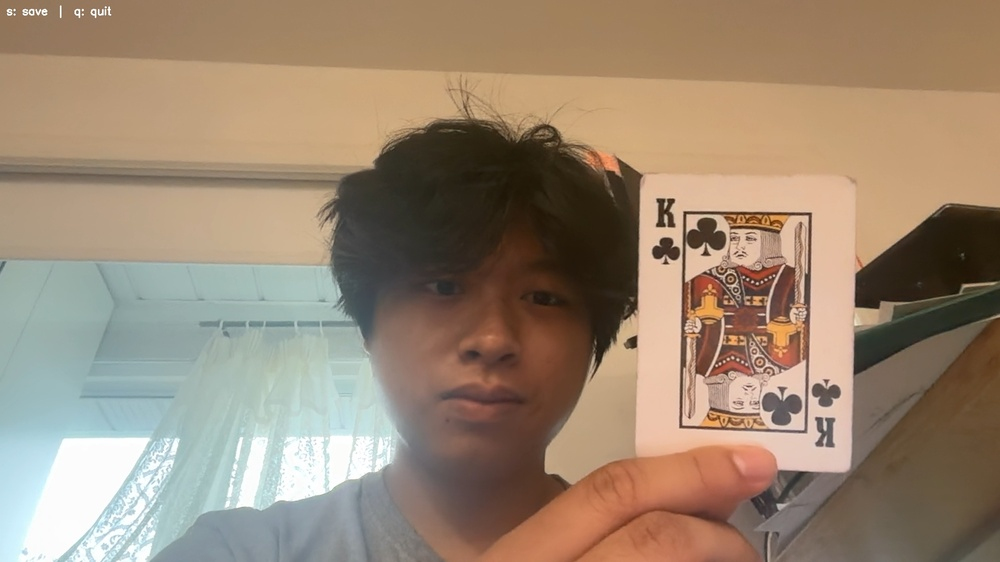
#> input picture packages/card-recognition/data/frames/frame_1757296421474.jpg, 1000 x 562 px, shrunk from 1920 x 1080 before the run; its folder holds only this picture in this run
$ python process_frames.py
#> lines starting #> are read from the running program, lines starting #| are printed output that depends on the picture; after the words box and inside, x2 and y2 are one past the last pixel; in counts of white or black regions, pixels touching at a corner belong together
#> in main, img is the input picture: shape (562, 1000, 3); mean B, G, R 114.9, 135.3, 154.8
from pathlib import Path
import glob
import cv2 as cv
import numpy as np

ROOT = Path(__file__).resolve().parents[1]
FRAMES_DIR = ROOT / "data" / "frames"
CARDS_DIR = ROOT / "data" / "cards"
CARDS_DIR.mkdir(parents=True, exist_ok=True)

OUT_W, OUT_H = 200, 300
CANNY_LOW, CANNY_HIGH = 50, 200  # Increased for better edge detection
DILATE_ITERS = 2
MIN_AREA_FRAC = 0.0005  # Reduced from 0.002 - was too restrictive
APPROX_EPS_FRAC = 0.015
ASPECT_MIN, ASPECT_MAX = 0.55, 0.85  # Slightly wider range for different angles

def order_quad(pts):
    pts = np.array(pts, dtype=np.float32)
    s = pts.sum(axis=1)
    diff = np.diff(pts, axis=1).reshape(-1)
    tl = pts[np.argmin(s)]
    br = pts[np.argmax(s)]
    tr = pts[np.argmin(diff)]
    bl = pts[np.argmax(diff)]
    return np.array([tl, tr, br, bl], dtype=np.float32)

def find_quads(image, debug=False):
#> called with debug = True
    gray = cv.cvtColor(image, cv.COLOR_BGR2GRAY)
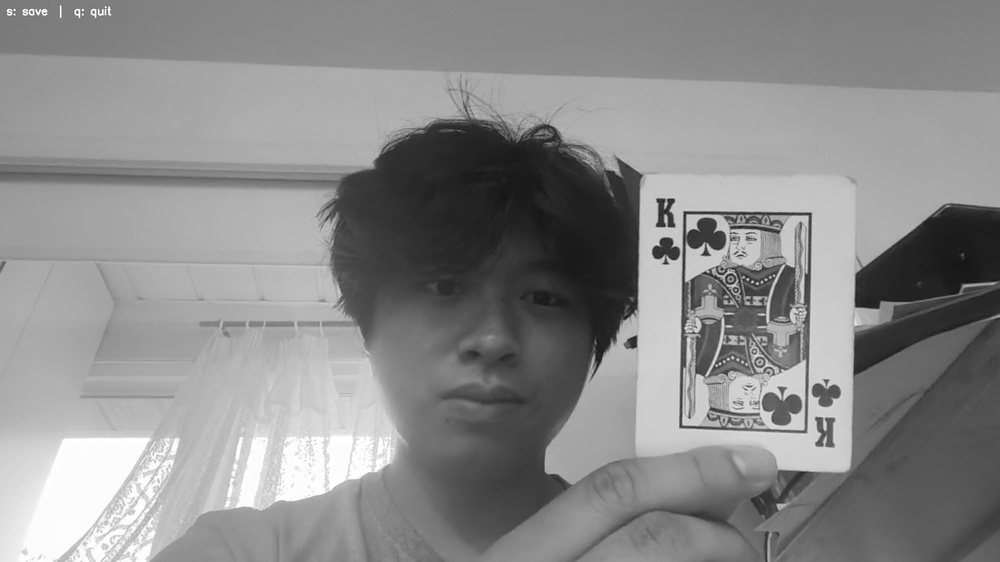
#> gray: shape (562, 1000); min 18, max 255, mean 138.8
    blur = cv.GaussianBlur(gray, (5,5), 0)
    edges = cv.Canny(blur, CANNY_LOW, CANNY_HIGH)
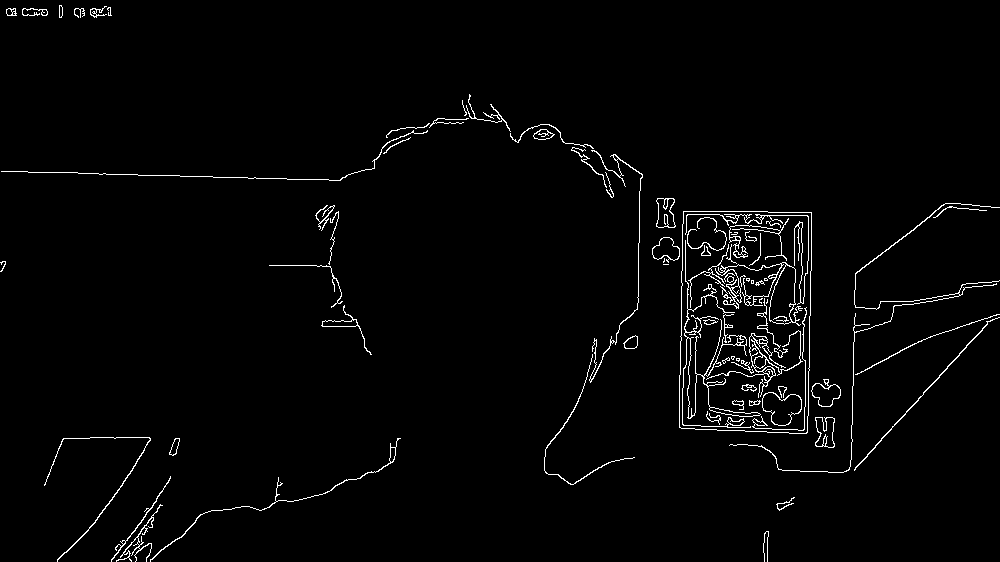
#> edges: shape (562, 1000); 2.1% white in thin lines or dots
    edges = cv.dilate(edges, np.ones((3,3), np.uint8), iterations=DILATE_ITERS)
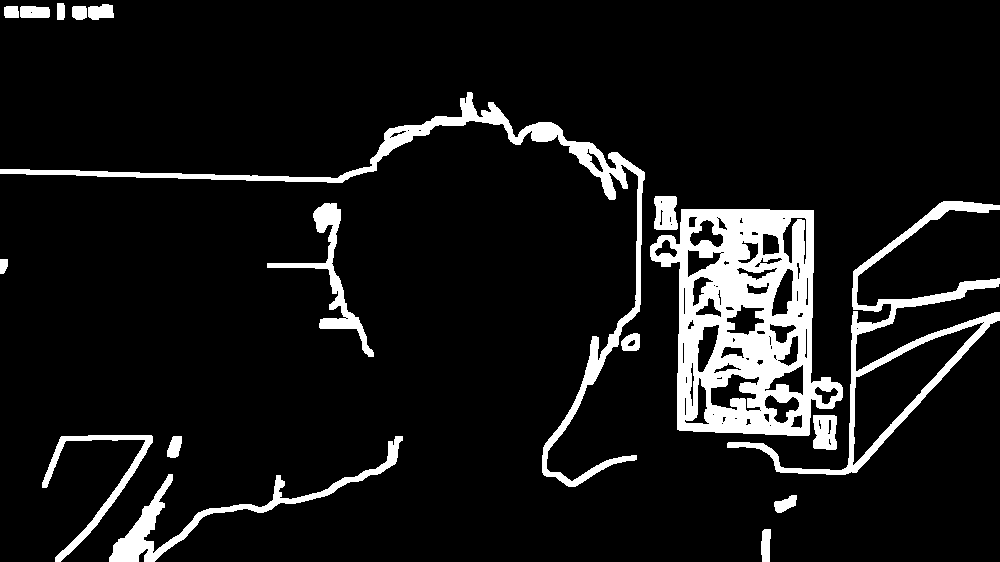
#> edges: shape (562, 1000); 9.2% white; 18 white regions

    if debug:
        # Save intermediate processing steps
        cv.imwrite(str(CARDS_DIR / "debug_gray.jpg"), gray)
        cv.imwrite(str(CARDS_DIR / "debug_blur.jpg"), blur)
        cv.imwrite(str(CARDS_DIR / "debug_edges.jpg"), edges)
        print(f"[debug] Saved intermediate processing images to {CARDS_DIR}")

    cnts, _ = cv.findContours(edges, cv.RETR_TREE, cv.CHAIN_APPROX_SIMPLE)
#> cnts = 103 contours, 35 with area under 20; largest, box (x1, y1, x2, y2) and area: (650, 209, 843, 436) 31112, (727, 201, 1000, 475) 12254, (0, 92, 645, 487) 8354, (852, 322, 984, 466) 6051, (109, 436, 403, 562) 3491
    h, w = gray.shape[:2]
#> h = 562; w = 1000
    area_img = w * h
#> area_img = 562000
    min_area = MIN_AREA_FRAC * area_img
#> min_area = 281

    if debug:
        print(f"[debug] Image dimensions: {w}x{h}, total area: {area_img}")
#| [debug] Image dimensions: 1000x562, total area: 562000
        print(f"[debug] Minimum contour area: {min_area:.0f}")
#| [debug] Minimum contour area: 281
        print(f"[debug] Found {len(cnts)} total contours")
#| [debug] Found 103 total contours
        print(f"[debug] Detection parameters:")
        print(f"  - Canny: {CANNY_LOW}-{CANNY_HIGH}")
        print(f"  - Min area fraction: {MIN_AREA_FRAC}")
        print(f"  - Aspect ratio range: {ASPECT_MIN}-{ASPECT_MAX}")

    quads = []
    filtered_stats = {"too_small": 0, "not_4_sided": 0, "not_convex": 0, "bad_aspect": 0}

    for i, c in enumerate(cnts):
        area = cv.contourArea(c)
        if area < min_area:
            filtered_stats["too_small"] += 1
            continue

        peri = cv.arcLength(c, True)
        approx = cv.approxPolyDP(c, APPROX_EPS_FRAC * peri, True)

        if len(approx) != 4:
            filtered_stats["not_4_sided"] += 1
            continue

        if not cv.isContourConvex(approx):
            filtered_stats["not_convex"] += 1
            continue

        rect = cv.minAreaRect(approx)
        (rw, rh) = rect[1]
        if rw == 0 or rh == 0:
            filtered_stats["bad_aspect"] += 1
            continue

        r = min(rw, rh) / max(rw, rh)
        if not (ASPECT_MIN <= r <= ASPECT_MAX):
            filtered_stats["bad_aspect"] += 1
            if debug and len(quads) < 5:  # Only show first few for readability
                print(f"[debug] Contour {i}: aspect ratio {r:.3f} outside range [{ASPECT_MIN}, {ASPECT_MAX}], area={area:.0f}")
            continue

        quads.append(approx.reshape(4, 2))
        if debug:
            print(f"[debug] Contour {i}: ACCEPTED - area={area:.0f}, aspect={r:.3f}")
#> this loop made 103 passes
#> area on passes 1, 2, 4, 8, 9, 10, 11, 12, 16, 19, 20, 23: 245.5, 221.5, 216, 40, 20, 256.5, 37, 84, 26.5, 114.5, 38, 34
#> (area, peri) on passes 3, 5, 6, 13, 24, 26: (3491, 1002.9), (1595.5, 618.2), (715, 116.6), (31112.5, 875.8), (518.5, 126.5), (397.5, 137.4)
#| [debug] Contour 98: aspect ratio 0.350 outside range [0.55, 0.85], area=302
#> after the loop, filtered_stats = {'too_small': 79, 'not_4_sided': 23, 'not_convex': 0, 'bad_aspect': 1}; quads = []

    if debug:
        print(f"[debug] Filtering results: {filtered_stats}")
#| [debug] Filtering results: {'too_small': 79, 'not_4_sided': 23, 'not_convex': 0, 'bad_aspect': 1}

    return quads

def warp_card(image, quad):
    src = order_quad(quad)
    dst = np.array([[0,0],[OUT_W-1,0],[OUT_W-1,OUT_H-1],[0,OUT_H-1]], dtype=np.float32)
    M = cv.getPerspectiveTransform(src, dst)
    return cv.warpPerspective(image, M, (OUT_W, OUT_H))

def main():
    files = sorted(glob.glob(str(FRAMES_DIR / "*.jpg")))
    if not files:
        print("[!] no frames in", FRAMES_DIR)
        return
    total = 0
    for f in files:
        img = cv.imread(f)
        if img is None:
            continue
        print(f"[i] Processing {Path(f).name}...")
        quads = find_quads(img, debug=True)  # Enable debug for first analysis
#> quads = []
        print(f"[i] Found {len(quads)} cards")
#| [i] Found 0 cards
        overlay = img.copy()
        for i, q in enumerate(quads):
            card = warp_card(img, q)
            out = CARDS_DIR / f"card_{Path(f).stem}_{i}.jpg"
            cv.imwrite(str(out), card)
            cv.polylines(overlay, [q.reshape(-1,1,2)], True, (0,255,0), 2)
#> this loop made 0 passes
        dbg = CARDS_DIR / f"debug_{Path(f).stem}.jpg"
        cv.imwrite(str(dbg), overlay)
        total += len(quads)
#> total = 0
    print(f"saved {total} cards")
#| saved 0 cards

if __name__ == "__main__":
    main()

$ run again, on packages/card-recognition/data/frames/frame_1757296605970.jpg
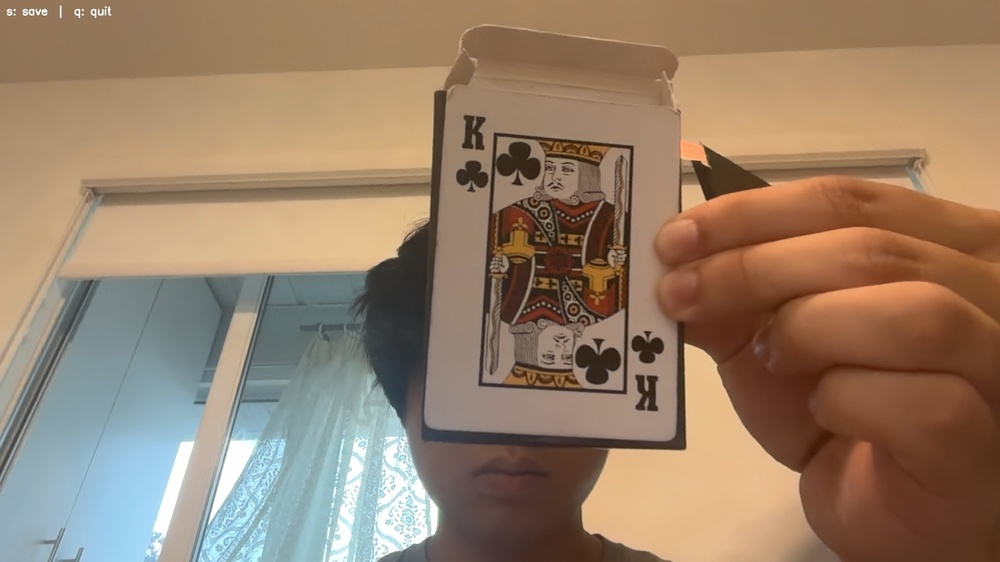
#> input picture packages/card-recognition/data/frames/frame_1757296605970.jpg, 1000 x 562 px, shrunk from 1920 x 1080 before the run
#> in main, img is the input picture: shape (562, 1000, 3); mean B, G, R 105.5, 127.8, 151.2
#> in find_quads, `gray = cv.cvtColor(image, cv.COLOR_BGR2GRAY)`:
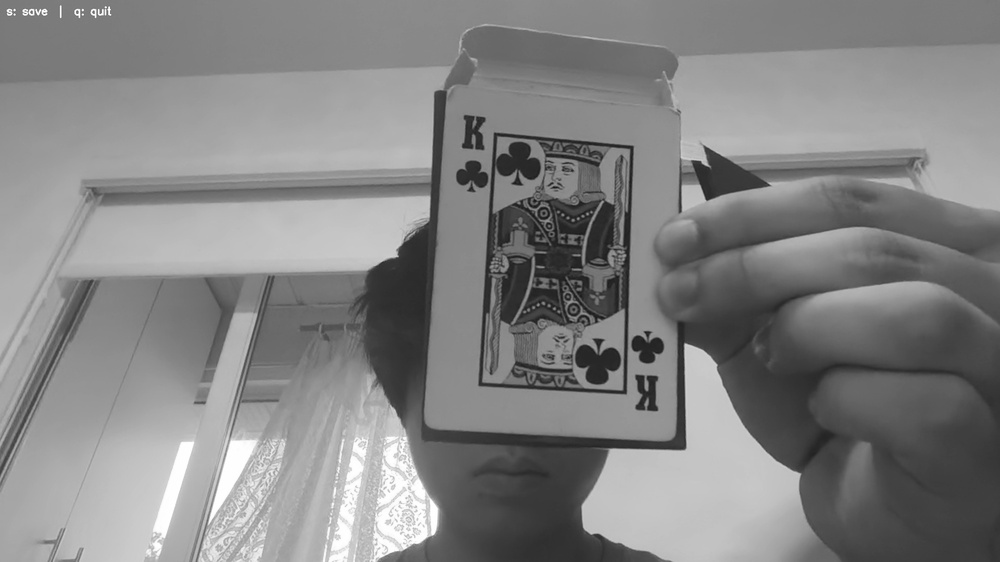
#> gray: shape (562, 1000); min 21, max 255, mean 132.3
#> in find_quads, `edges = cv.dilate(edges, np.ones((3,3), np.uint8), iterations=DILATE_I..`:
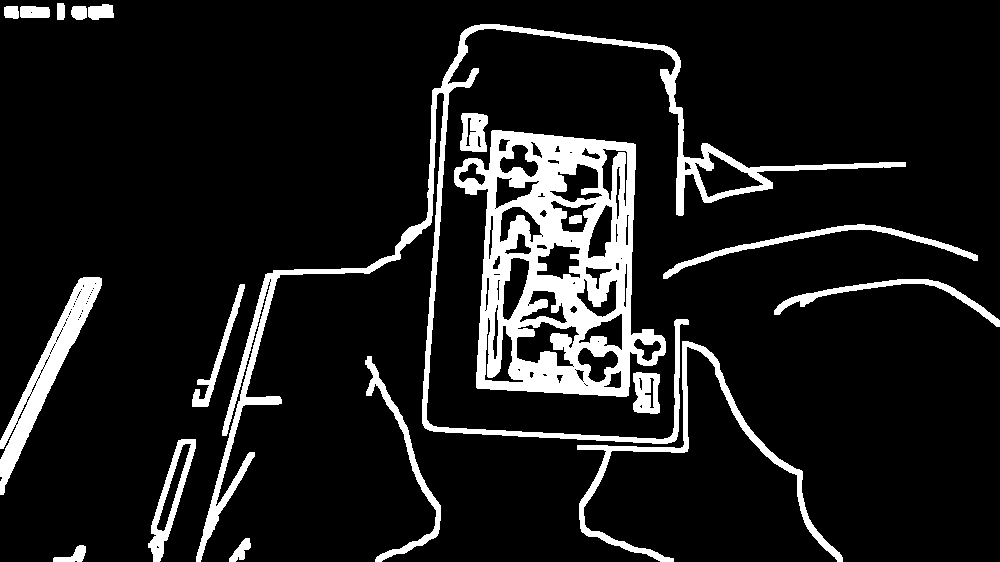
#> edges: shape (562, 1000); 11% white; 19 white regions
#> cnts = 153 contours, 83 with area under 20; largest, box (x1, y1, x2, y2) and area: (454, 130, 666, 397) 39795, (196, 24, 906, 562) 13830, (0, 277, 102, 495) 4649, (577, 341, 843, 562) 3456, (148, 439, 196, 562) 2146
#| [debug] Image dimensions: 1000x562, total area: 562000
#| [debug] Minimum contour area: 281
#| [debug] Found 153 total contours
#> the loop in find_quads, `for i, c in enumerate(cnts):` made 153 passes
#> (area, peri) on passes 3, 5, 6: (2146.5, 305.2), (780, 210.9), (926.5, 135.7)
#> after the loop in find_quads, `for i, c in enumerate(cnts):`: filtered_stats = {'too_small': 121, 'not_4_sided': 31, 'not_convex': 0, 'bad_aspect': 1}; quads = []
#| [debug] Filtering results: {'too_small': 121, 'not_4_sided': 31, 'not_convex': 0, 'bad_aspect': 1}
#| [i] Found 0 cards
#> total = 0
#| saved 0 cards
